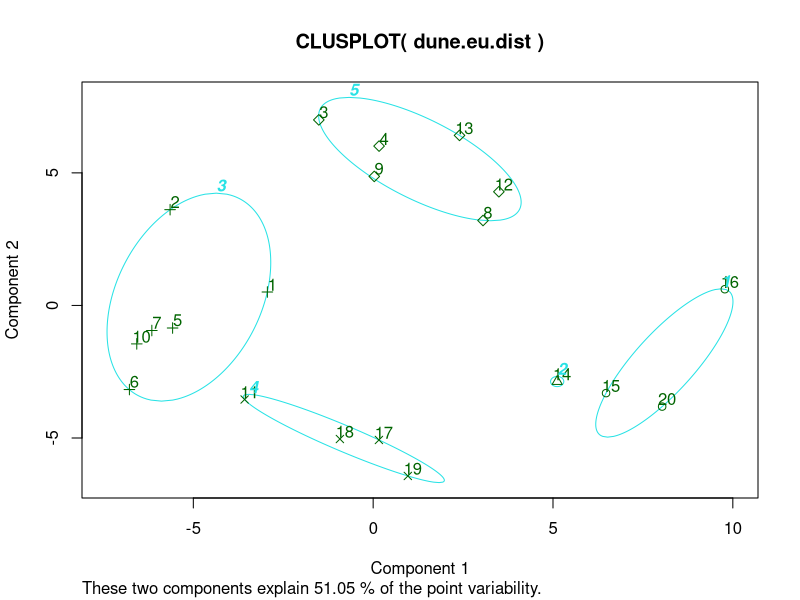
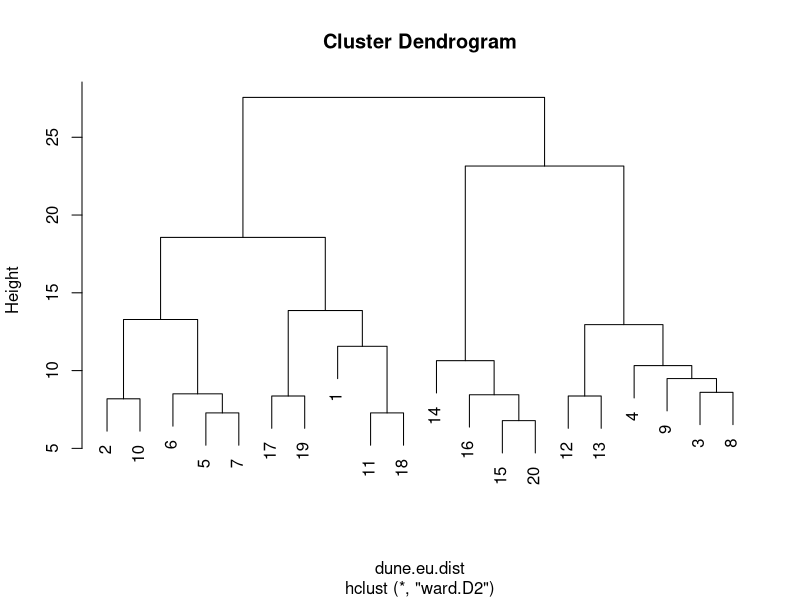
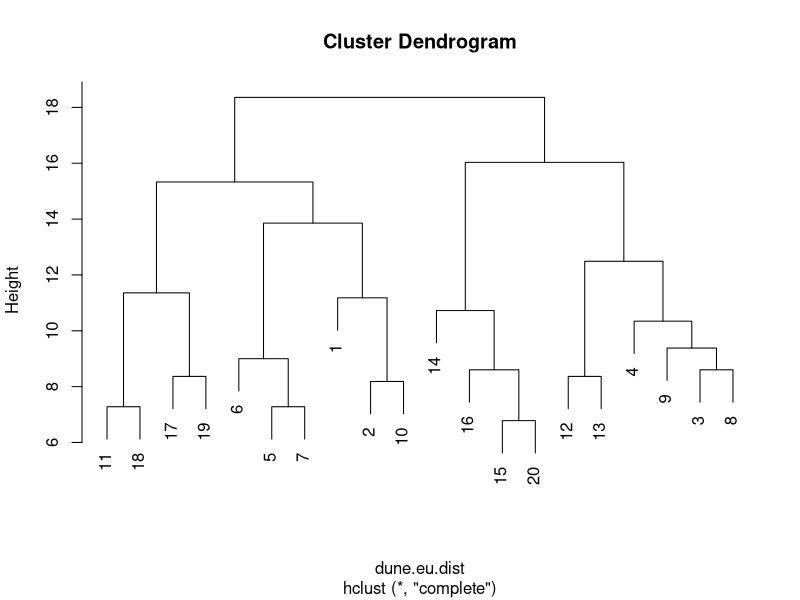

The R script that drew these images, in order: (Note: this script raises an error after producing the figures.)
# This script will be a tutorial on using clustering. This tutorial should 
# be run with an instructor present, but independent development is 
# encouraged.

### load libraries and datasets
library(vegan)
library(cluster)
data(dune)

### non hierarchical clustering: kmeans
dune.kc <- kmeans(dune,centers=5)
class(dune.kc)
dune.kc$cluster

dune.eu.dist <- dist(dune,method = "euclidean")
clusplot(x=dune.eu.dist,diss=TRUE,clus = dune.kc$cluste,lines=0,labels = 2)


### hierarchical clustering 
dune.eu.dist <- dist(dune,method = "euclidean")
dune.wc <- hclust(dune.eu.dist,method = "ward.D2")
dune.cc <- hclust(dune.eu.dist,method = "complete")

plot(dune.wc)
plot(dune.cc)

table(cutree(dune.wc,k=5),cutree(dune.ac,k=5))

### hierarchical clustering based on PCoA first 2 axes
myPca <- rda(dune,scale=TRUE)
dune.eu.dist2 <- dist(myPca$CA$u[,1:2],method = "euclidean")
dune.wc2 <- hclust(dune.eu.dist2,method = "ward.D2")

plot(dune.wc)
plot(dune.wc2)

table(cutree(dune.wc,k=5),cutree(dune.wc2,k=5))
